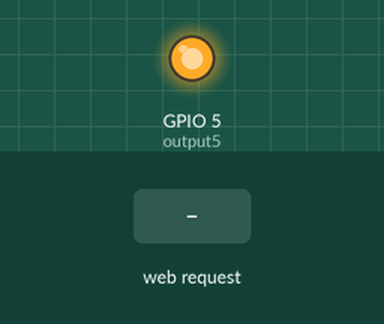
Simulated run of this sketch. Board: ESP8266 (NodeMCU). Parts: output pins drawn as LEDs (lit = HIGH). The test bench sets the inputs (shaded band). WiFi joins after 1.5 s; servers stay silent unless stated; what the sketch prints to the serial monitor is not drawn.

Above: at 2.7 s.
2.8 s: HTTP request GET /5/on received
Timing chart, 0 to 5.8 s (numbered marks = the images above; inputs shaded):
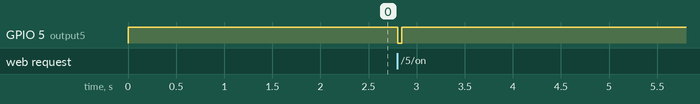

Measured:
- after the input at 2.8 s, GPIO 5 (output5): HIGH → LOW at once, → HIGH 0.04 s later

The sketch:

WebserverOnOFFDelay300.ino
```cpp
/*********
  Rui Santos
  Complete project details at https://randomnerdtutorials.com
*********/

// Load Wi-Fi library
#include <ESP8266WiFi.h>

// Replace with your network credentials
const char* ssid     = "TE-TATA";
const char* password = "_P@ssw0rd_";

// Set web server port number to 80
WiFiServer server(80);

// Variable to store the HTTP request
String header;


// Assign output variables to GPIO pins
const int output5 = 5;

// Current time
unsigned long currentTime = millis();
// Previous time
unsigned long previousTime = 0;
// Define timeout time in milliseconds (example: 2000ms = 2s)
const long timeoutTime = 19000;

void setup() {
  Serial.begin(115200);
  // Initialize the output variables as outputs
  pinMode(output5, OUTPUT);
  // Set outputs to LOW
  digitalWrite(output5, HIGH);

  // Connect to Wi-Fi network with SSID and password
  Serial.print("Connecting to ");
  Serial.println(ssid);
  WiFi.begin(ssid, password);
  while (WiFi.status() != WL_CONNECTED) {
    delay(500);
    Serial.print(".");
  }
  // Print local IP address and start web server
  Serial.println("");
  Serial.println("WiFi connected.");
  Serial.println("IP address: ");
  Serial.println(WiFi.localIP());
  server.begin();
}

void loop(){
  WiFiClient client = server.available();   // Listen for incoming clients

  if (client) {                             // If a new client connects,
    Serial.println("New Client.");          // print a message out in the serial port
    String currentLine = "";                // make a String to hold incoming data from the client
    currentTime = millis();
   previousTime = currentTime;
    while (client.connected() && currentTime - previousTime <= timeoutTime) {  // loop while the client's connected
      currentTime = millis();
      if (client.available()) {             // if there's bytes to read from the client,
        char c = client.read();             // read a byte, then
        Serial.write(c);                    // print it out the serial monitor
        header += c;
        if (c == '\n') {                    // if the byte is a newline character
          // if the current line is blank, you got two newline characters in a row.
          // that's the end of the client HTTP request, so send a response:
          if (currentLine.length() == 0) {
            // HTTP headers always start with a response code (e.g. HTTP/1.1 200 OK)
            // and a content-type so the client knows what's coming, then a blank line:
            client.println("HTTP/1.1 200 OK");
            client.println("Content-type:text/html");
            client.println("Connection: close");
            client.println();

            // turns the GPIOs on and off
            if (header.indexOf("GET /5/on") >= 0) {
              Serial.println("GPIO 5 on");
              digitalWrite(output5, LOW);
              delay(40);
              digitalWrite(output5, HIGH);
            }

            // Display the HTML web page
            client.println("<!DOCTYPE html><html>");
            client.println("<head><meta name=\"viewport\" content=\"width=device-width, initial-scale=1\">");
            client.println("<link rel=\"icon\" href=\"data:,\">");
            // CSS to style the on/off buttons
            // Feel free to change the background-color and font-size attributes to fit your preferences
            client.println("<style>html { font-family: Helvetica; display: inline-block; margin: 0px auto; text-align: center;}");
            client.println(".button { background-color: #195B6A; border: none; color: white; padding: 16px 40px;");
            client.println("text-decoration: none; font-size: 30px; margin: 2px; cursor: pointer;}");
            client.println(".button2 {background-color: #77878A;}</style></head>");

            // Web Page Heading
            client.println("<body><h1> Open Gate Programe </h1>");

            // If the output5State is off, it displays the ON button

            client.println("<p> <button id=\"myBtn\" onclick=\"btnC()\" class=\"button\">Open Gate </button></p>");
            client.println("<script>const button=document.getElementById('myBtn');function freeze(){button.disabled=!0,console.log('Set Diable By True'),setTimeout(function(){console.log('Set Disable By False'),button.disabled=!1},7e3)}function btnC(){if(button.disabled)console.log('Buttn is Not Disabled ');else{console.log('Open Light ');let e=new XMLHttpRequest;e.open('GET','/5/on',!0),e.send(),freeze()}}button.disabled=!1;</script>");
            client.println("</body></html>");

            // The HTTP response ends with another blank line
            client.println();
            // Break out of the while loop
            break;
          } else { // if you got a newline, then clear currentLine
            currentLine = "";
          }
        } else if (c != '\r') {  // if you got anything else but a carriage return character,
          currentLine += c;      // add it to the end of the currentLine
        }
      }
    }
    // Clear the header variable
    header = "";
    // Close the connection
    client.stop();
    Serial.println("Client disconnected.");
    Serial.println("");
  }
}
```
